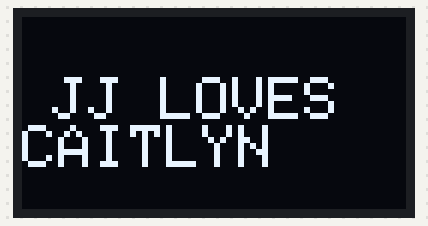
Simulated run of this sketch. Board: ESP32. Parts: 128×64 one-colour display. What the sketch prints to the serial monitor is not drawn.

Above: at 0.1 s.

The sketch:

sketch_may16a.ino
```cpp
#include <Wire.h>
#include <Adafruit_GFX.h>
#include <Adafruit_SSD1306.h>

#define SCREEN_WIDTH 128
#define SCREEN_HEIGHT 64

Adafruit_SSD1306 display(SCREEN_WIDTH, SCREEN_HEIGHT, &Wire, -1);

void setup() {

  Serial.begin(115200);

  Serial.println("Starting OLED test...");

  Wire.begin(21, 22);

  if(!display.begin(SSD1306_SWITCHCAPVCC, 0x3C)) {
    Serial.println("OLED initialization failed");
    while(true);
  }

  Serial.println("OLED initialized successfully");

  display.clearDisplay();

  display.setTextSize(2);
  display.setTextColor(SSD1306_WHITE);
  display.setCursor(10,20);

  display.println("JJ LOVES CAITLYN");

  display.display();

  Serial.println("Text written to display");
}

void loop() {

}
```

motor_test_1.ino
```cpp

```
